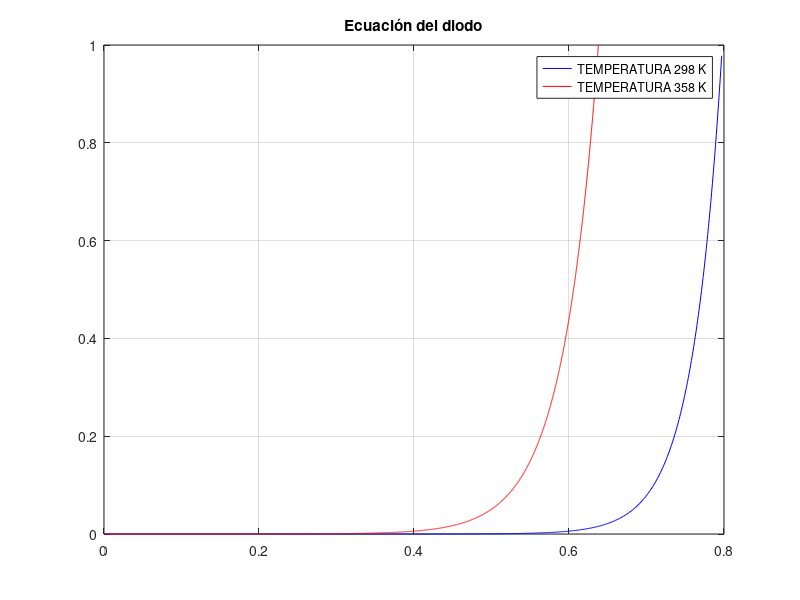

Reproduce this figure in MATLAB.
v1=[0:0.001:.7979];
w1=298;
q=1.6022e-19;
n=1.5;
k=1.38e-23;
num1=q.*v1;
den1=n*k*w1;
M1=num1./den1;
x1=1e-9.*exp(M1);
v2=[0:0.0001:.6379];
w2=358;
num2=q.*v2;
den2=n*k*w2;
M2=num2./den2;
x2=1024e-9.*exp(M2);
plot(v1,x1,'b',v2,x2,'r');title('Ecuación del diodo'); 
legend('TEMPERATURA 298 K', 'TEMPERATURA 358 K');grid 